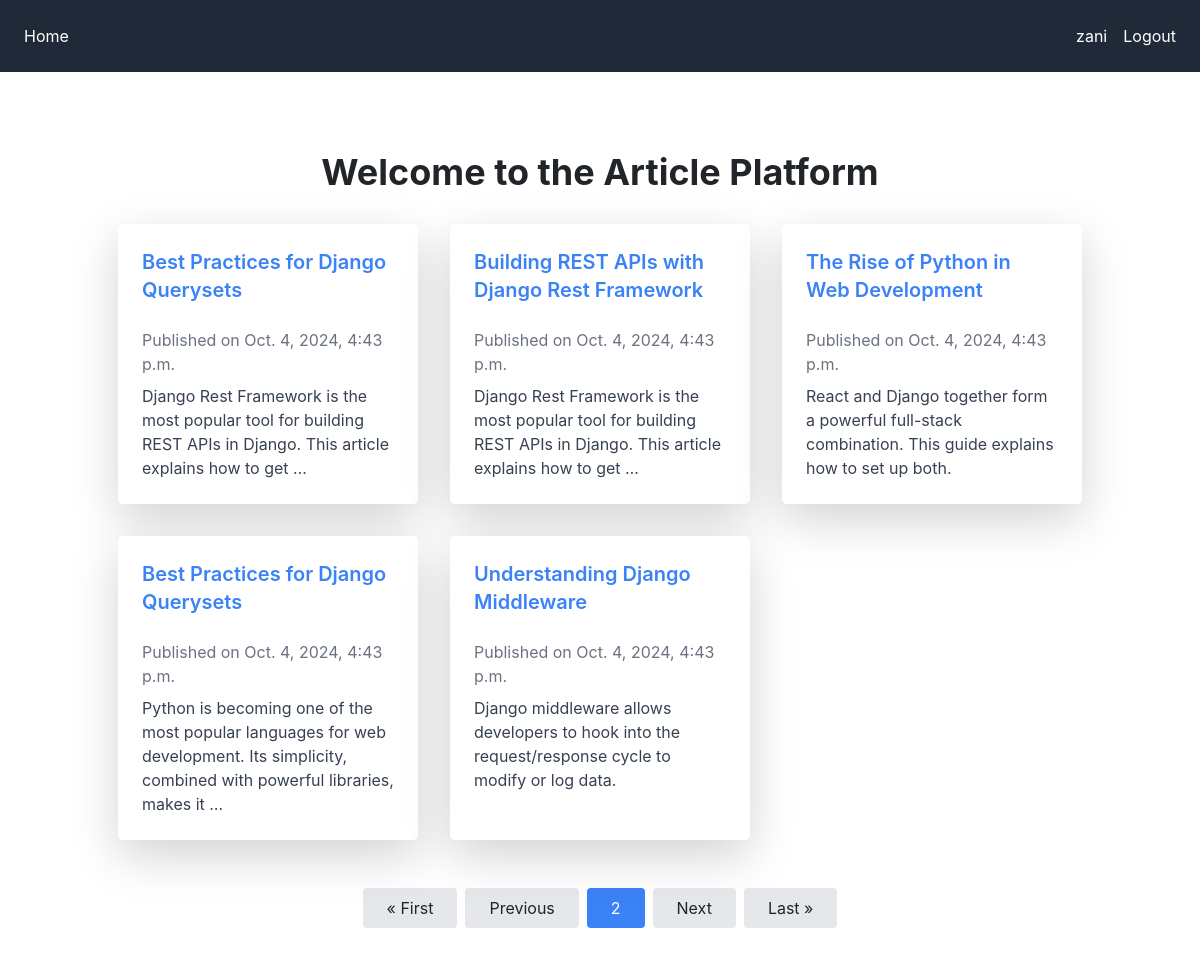
Page /?page=2 (signed in) on the committed database.
### mysite/models.py (models this page shows, shortened)
class Article(models.Model):
    title = models.CharField(max_length=200)
    content = models.TextField()
    author = models.ForeignKey(User, on_delete=models.CASCADE)
    created_at = models.DateTimeField(default=timezone.now)

### mysite/views.py (the view)
# urls.py: path('', views.article_list, name='article_list'),
def article_list(request):
    query = request.GET.get('q')
    articles_list = Article.objects.all()
    if query:
        articles_list = articles_list.filter(
            Q(title__icontains=query) | Q(content__icontains=query)
        )
    paginator = Paginator(articles_list, 5)
    page_number = request.GET.get('page')
    page_obj = paginator.get_page(page_number)
    return render(request, 'article_list.html', {'page_obj': page_obj, 'query': query})

### mysite/templates/article_list.html
{% extends "base.html" %}
{% block content %}
<div class="container mx-auto py-12">
    <h1 class="text-4xl font-bold mb-8 text-center">Welcome to the Article Platform</h1>
    <div class="grid grid-cols-1 md:grid-cols-2 lg:grid-cols-3 gap-8">
        {% for article in page_obj %}
            <div class="bg-white shadow-lg rounded-lg p-6 transition transform hover:scale-105">
                <h2 class="text-xl font-semibold mb-4">
                    <a href="{% url 'article_detail' article.id %}" class="text-blue-500 hover:underline">{{ article.title }}</a>
                </h2>
                <p class="text-gray-500 mb-2">Published on {{ article.created_at }}</p>
                <p class="text-gray-700">{{ article.content|truncatewords:20 }}</p>
            </div>
        {% empty %}
            <p>No articles available.</p>
        {% endfor %}
    </div>
    <div class="mt-12 flex justify-center">
        {% if page_obj.has_previous %}
            <a href="?page=1" class="bg-gray-200 px-4 py-2 mx-1 rounded hover:bg-gray-300">&laquo; First</a>
            <a href="?page={{ page_obj.previous_page_number }}" class="bg-gray-200 px-4 py-2 mx-1 rounded hover:bg-gray-300">Previous</a>
        {% endif %}
        <span class="bg-blue-500 text-white px-4 py-2 mx-1 rounded">{{ page_obj.number }}</span>
        {% if page_obj.has_next %}
            <a href="?page={{ page_obj.next_page_number }}" class="bg-gray-200 px-4 py-2 mx-1 rounded hover:bg-gray-300">Next</a>
            <a href="?page={{ page_obj.paginator.num_pages }}" class="bg-gray-200 px-4 py-2 mx-1 rounded hover:bg-gray-300">Last &raquo;</a>
        {% endif %}
    </div>
</div>
{% endblock %}

### mysite/templates/base.html (shortened to what this page needs)
{% load static %}
{% load crispy_forms_tags %}
<!DOCTYPE html>
<html lang="en">
<head>
<link rel="stylesheet" href="https://stackpath.bootstrapcdn.com/bootstrap/4.5.2/css/bootstrap.min.css">
<link rel="stylesheet" href="{% static 'css/output.css' %}">
</head>
<body>
    <nav class="bg-gray-800 p-4 flex justify-between items-center">
        <ul class="flex space-x-4">
            <li><a href="{% url 'article_list' %}" class="text-white">Home</a></li>
        </ul>
        <ul class="flex space-x-4 items-center">
            {% if user.is_authenticated %}
                <li><a href="{% url 'profile' %}" class="text-white">{{ user.username }}</a></li>
                <form method="POST" action="{% url 'logout' %}" class="inline">
                    <button type="submit" class="text-white">Logout</button>
                </form>
            {% else %}
                <li><a href="{% url 'login' %}" class="text-white">Login</a></li>
                <li><a href="{% url 'signup' %}" class="text-white">Signup</a></li>
            {% endif %}
        </ul>
    </nav>
    <div class="container mx-auto py-8">
        {% block content %}
        {% endblock %}
    </div>
</body>
</html>

### rows in the picture
Article: title "Best Practices for Django Querysets", created_at "Oct. 4, 2024, 4:43 p.m.", content "Django Rest Framework is the most popular tool for building REST APIs in Django. This article explains how to get …"
Article: title "Building REST APIs with Django Rest Framework", created_at "Oct. 4, 2024, 4:43 p.m.", content "Django Rest Framework is the most popular tool for building REST APIs in Django. This article explains how to get …"
Article: title "The Rise of Python in Web Development", created_at "Oct. 4, 2024, 4:43 p.m.", content "React and Django together form a powerful full-stack combination. This guide explains how to set up both."
Article: title "Best Practices for Django Querysets", created_at "Oct. 4, 2024, 4:43 p.m.", content "Python is becoming one of the most popular languages for web development. Its simplicity, combined with powerful libraries, makes it …"
Article: title "Understanding Django Middleware", created_at "Oct. 4, 2024, 4:43 p.m.", content "Django middleware allows developers to hook into the request/response cycle to modify or log data."

### other values in the picture
{{ user.username }} "zani"
{{ page_obj.number }} "2"
